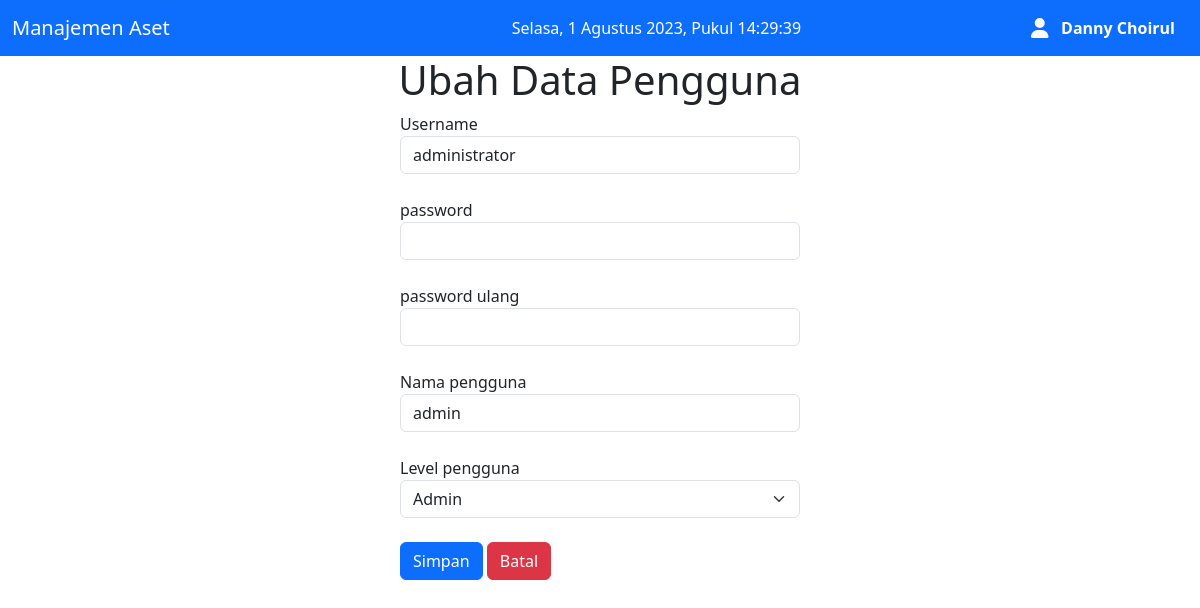
The app's page /pengguna/ubah.php?id_pengguna=2 (signed in) with its own data.
### tables this page shows
CREATE TABLE `pengguna`  (
  `id_pengguna` varchar(255) NOT NULL,
  `username_pengguna` varchar(50) NOT NULL,
  `password_pengguna` varchar(255) NOT NULL,
  `nama_pengguna` varchar(255) NOT NULL,
  `level_pengguna` varchar(10) NOT NULL,
  PRIMARY KEY (`id_pengguna`) USING BTREE,
  INDEX `nama_user`(`nama_pengguna`) USING BTREE
);

### koneksi.php (called while the page is built)
<?php
$db = mysqli_connect("localhost", "root", "", "pendataan");
function query($query)
{
    global $db;
    $result = mysqli_query($db, $query);
    $rows = [];
    while ($row = mysqli_fetch_assoc($result)) {
        $rows[] = $row;
    }
    return $rows;
}

### pengguna/ubah.php (the view, shortened to what this page needs)
<?php
require "../header.php";
$id_pengguna = $_GET["id_pengguna"];
$pengguna = query("SELECT * FROM pengguna WHERE id_pengguna = '$id_pengguna' ")[0];
?>
<h1 style="text-align: center;">Ubah Data Pengguna</h1>
<form action="" method="post">
    <div class="form-group col-md-4 offset-4 mb-4">
        <label for="username_pengguna">Username</label>
        <input type="text" class="form-control" id="username_pengguna" name="username_pengguna" value="<?= $pengguna["username_pengguna"]; ?>" minlength="6" required>
    </div>
    <div class="form-group col-md-4 offset-4 mb-4">
        <label for="password_pengguna">password</label>
        <input type="password" class="form-control" id="password_pengguna" name="password_pengguna" required minlength="6">
    </div>
    <div class="form-group col-md-4 offset-4 mb-4">
        <label for="password_pengguna2">password ulang</label>
        <input type="password" class="form-control" id="password_pengguna2" name="password_pengguna2" required>
    </div>
    <div class="form-group col-md-4 offset-4 mb-4">
        <label for="nama_pengguna">Nama pengguna</label>
        <input type="text" class="form-control" id="nama_pengguna" name="nama_pengguna" value="<?= $pengguna["nama_pengguna"]; ?>" required>
    </div>
    <div class="form-group col-md-4 offset-4 mb-4">
        <label for="level_pengguna">Level pengguna</label>
        <select class="form-select" id="level_pengguna" name="level_pengguna" required>
            <?= $level_pengguna = $pengguna["level_pengguna"]; ?>
            <option value="satu" <?= $level_pengguna == 'satu' ? 'selected' : null ?>>Admin</option>
        </select>
    </div>
    <div class="offset-4 mb-4">
        <button type="submit" name="submit" class="btn btn-primary">Simpan</button>
        <a class="btn btn-danger" href="index.php" role="button">Batal</a>
    </div>
</form>
<?php
require "../footer.php";
?>

### records on screen
pengguna: username_pengguna "administrator", nama_pengguna "admin", level_pengguna "Admin"

### other values on screen
$_SESSION["nama_pengguna"] "Danny Choirul"
